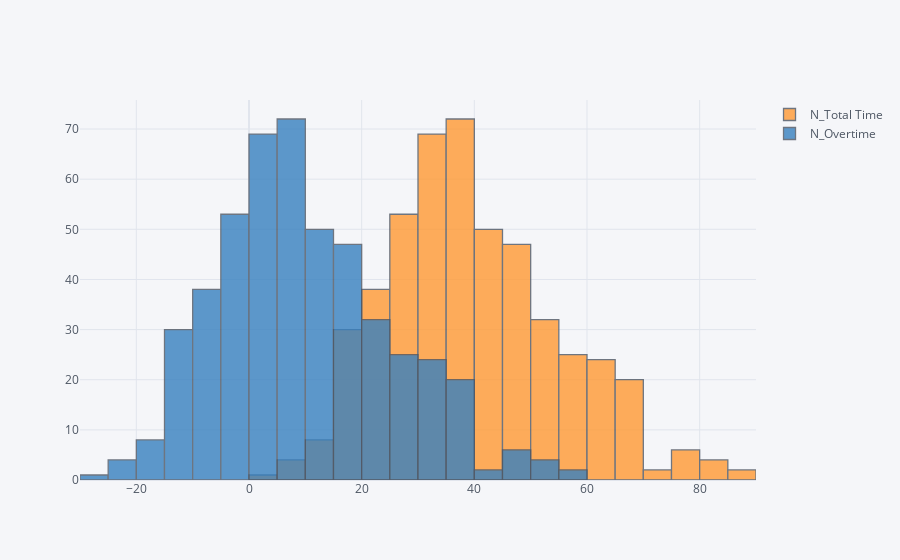

Here is the notebook cell this chart was saved with:
### Markdown cell above
##### Distribution of total duration & timeout duration

### Code cell
data[['N_Total Time','N_Overtime']].iplot(kind='histogram')

### Figure 1 — Plotly figure (JSON) as saved in the notebook; plotly's stock layout.template omitted (floating-point values rounded to 4 significant figures; data arrays with more than 128 entries replaced by an {"elided": "..."} marker saying what was removed)
{"data": [{"histfunc": "count", "histnorm": "", "marker": {"color": "rgba(255, 153, 51, 1.0)", "line": {"color": "#4D5663", "width": 1.3}}, "name": "N_Total Time", "opacity": 0.8, "orientation": "v", "type": "histogram", "x": {"elided": "487 float values"}}, {"histfunc": "count", "histnorm": "", "marker": {"color": "rgba(55, 128, 191, 1.0)", "line": {"color": "#4D5663", "width": 1.3}}, "name": "N_Overtime", "opacity": 0.8, "orientation": "v", "type": "histogram", "x": {"elided": "487 float values"}}], "layout": {"barmode": "overlay", "legend": {"bgcolor": "#F5F6F9", "font": {"color": "#4D5663"}}, "paper_bgcolor": "#F5F6F9", "plot_bgcolor": "#F5F6F9", "title": {"font": {"color": "#4D5663"}}, "xaxis": {"gridcolor": "#E1E5ED", "showgrid": true, "tickfont": {"color": "#4D5663"}, "title": {"font": {"color": "#4D5663"}, "text": ""}, "zerolinecolor": "#E1E5ED"}, "yaxis": {"gridcolor": "#E1E5ED", "showgrid": true, "tickfont": {"color": "#4D5663"}, "title": {"font": {"color": "#4D5663"}, "text": ""}, "zerolinecolor": "#E1E5ED"}}}
